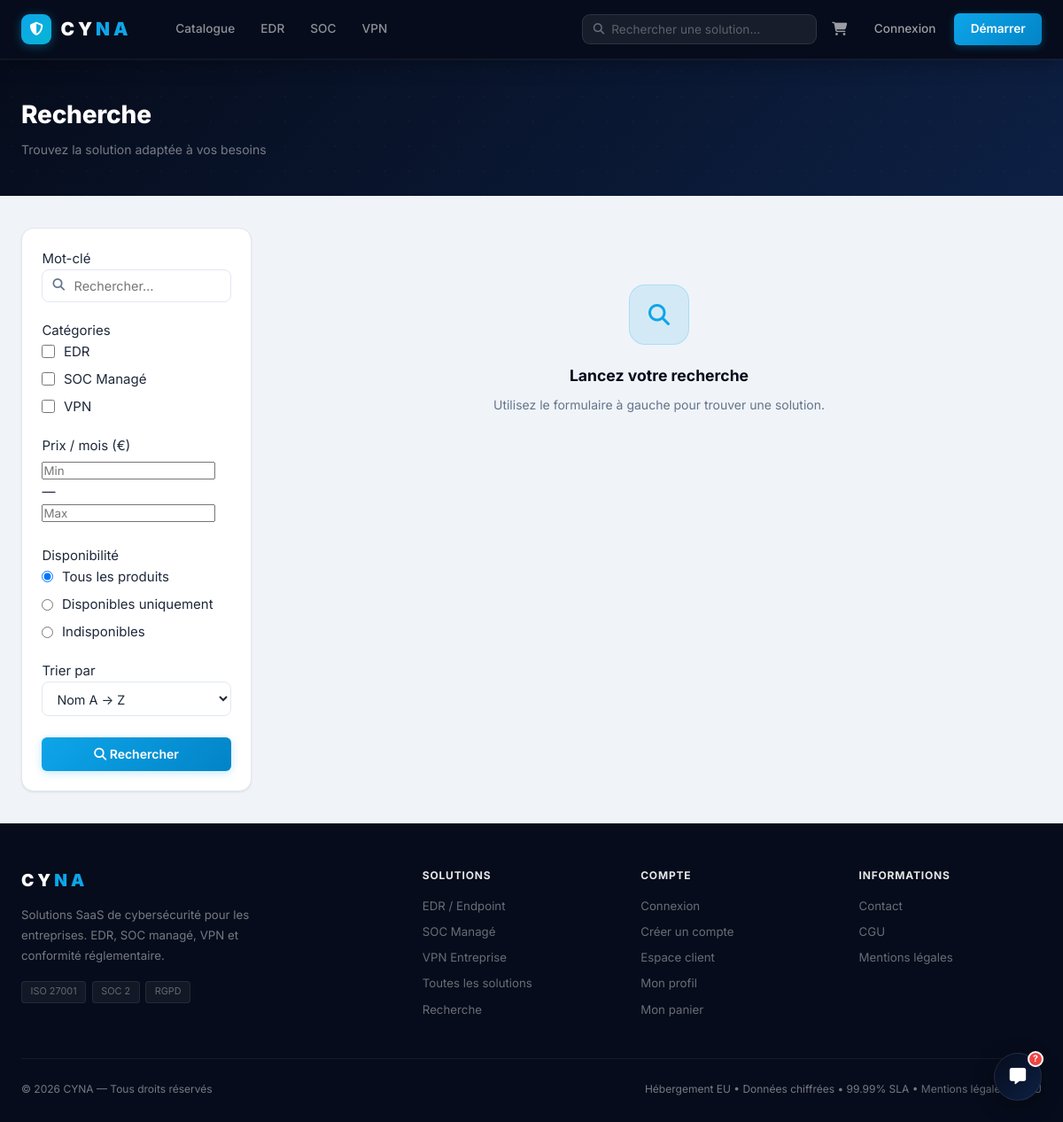
Before: /recherche.php with the older database file.
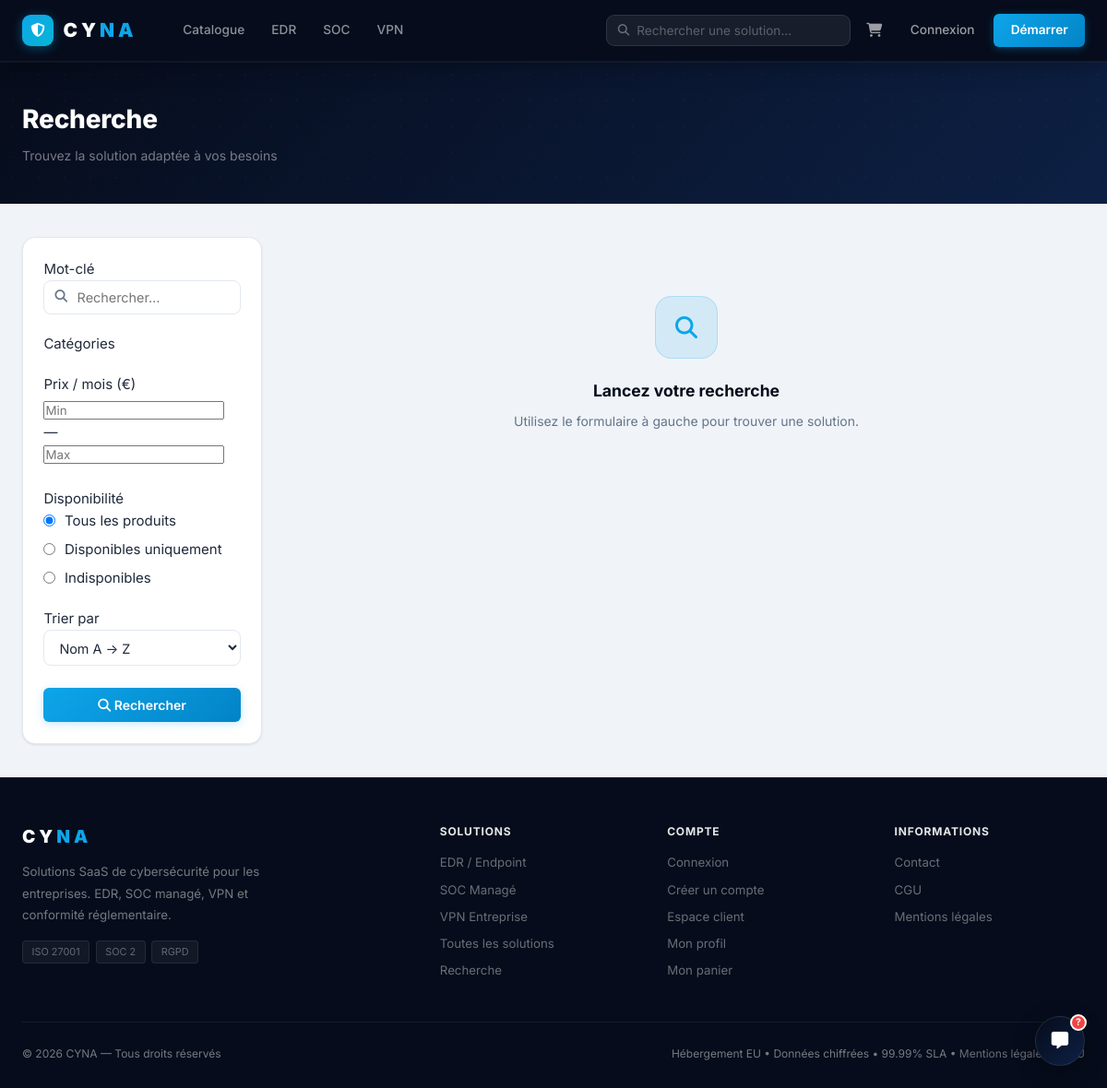
After: the same page with the newer database file.
### tables this page shows
CREATE TABLE `category` (
    `id`          INT           NOT NULL AUTO_INCREMENT,
    `name`        VARCHAR(100)  NOT NULL,
    `slug`        VARCHAR(100)  NOT NULL,
    `description` VARCHAR(300)  DEFAULT NULL,
    `image_url`   VARCHAR(255)  DEFAULT NULL,
    PRIMARY KEY (`id`),
    UNIQUE KEY `slug` (`slug`)
);

### includes/security.php (called while the page is built, shortened)
<?php
function escape(string $value): string {
    return htmlspecialchars($value, ENT_QUOTES, 'UTF-8');
}

### recherche.php (the view, shortened to what this page needs)
<?php
require_once __DIR__ . '/includes/security.php';
$db = getDB();
$q         = trim($_GET['q']         ?? '');
$cat_ids   = array_map('intval', (array)($_GET['cats'] ?? []));
$price_min = isset($_GET['price_min']) && $_GET['price_min'] !== '' ? (float)$_GET['price_min'] : null;
$price_max = isset($_GET['price_max']) && $_GET['price_max'] !== '' ? (float)$_GET['price_max'] : null;
$avail     = isset($_GET['available']) ? (int)$_GET['available'] : null;
$sort_map  = ['name_asc' => 'p.name ASC', 'price_asc' => 'p.price ASC', 'price_desc' => 'p.price DESC', 'avail' => 'p.is_available DESC, p.name ASC'];
$sort_key  = array_key_exists($_GET['sort'] ?? '', $sort_map) ? $_GET['sort'] : 'name_asc';
$order_sql = $sort_map[$sort_key];
$categories = $db->query('SELECT * FROM category ORDER BY name')->fetchAll();
$where  = ['1=1'];
$params = [];
$sql  = 'SELECT p.*, c.name AS category_name FROM product p JOIN category c ON p.category_id = c.id WHERE ' . implode(' AND ', $where) . ' ORDER BY ' . $order_sql;
$stmt = $db->prepare($sql);
$stmt->execute($params);
$results = $stmt->fetchAll();
require_once __DIR__ . '/includes/header.php';
?>
<div class="page-header">
    <div class="page-header-inner">
        <h1>Recherche</h1>
        <?php if ($q !== ''): ?>
            <p><?= count($results) ?> résultat<?= count($results) > 1 ? 's' : '' ?> pour « <?= escape($q) ?> »</p>
        <?php else: ?>
            <p>Trouvez la solution adaptée à vos besoins</p>
        <?php endif; ?>
    </div>
</div>
<div class="page-content">
    <div class="catalogue-layout">
        <aside class="filter-panel">
            <form method="GET" action="/cyna/recherche.php" id="search-filter-form">
                <div class="filter-group">
                    <label class="filter-label">Mot-clé</label>
                    <div style="position:relative;">
                        <i class="fa-solid fa-magnifying-glass" style="position:absolute; left:0.75rem; top:50%; transform:translateY(-50%); color:var(--text-muted); font-size:0.85rem;"></i>
                        <input type="search" name="q" value="<?= escape($q) ?>"
                               placeholder="Rechercher…"
                               style="width:100%; padding:0.55rem 0.75rem 0.55rem 2.2rem; background:var(--surface); border:1px solid var(--border); border-radius:8px; color:var(--text); font-size:0.9rem; box-sizing:border-box;">
                    </div>
                </div>
                <div class="filter-group">
                    <label class="filter-label">Catégories</label>
                    <?php foreach ($categories as $cat): ?>
                        <label class="filter-checkbox">
                            <input type="checkbox" name="cats[]" value="<?= $cat['id'] ?>"
                                   <?= in_array((int)$cat['id'], $cat_ids) ? 'checked' : '' ?>>
                            <?= escape($cat['name']) ?>
                        </label>
                    <?php endforeach; ?>
                </div>
                <div class="filter-group">
                    <label class="filter-label">Prix / mois (€)</label>
                    <div class="price-range-wrap">
                        <input type="number" name="price_min" id="priceMin"
                               value="<?= $price_min !== null ? $price_min : '' ?>"
                               min="0" step="1" placeholder="Min">
                        <span>—</span>
                        <input type="number" name="price_max" id="priceMax"
                               value="<?= $price_max !== null ? $price_max : '' ?>"
                               min="0" step="1" placeholder="Max">
                    </div>
                </div>
                <div class="filter-group">
                    <label class="filter-label">Disponibilité</label>
                    <label class="filter-checkbox">
                        <input type="radio" name="available" value="" <?= $avail === null ? 'checked' : '' ?>>
                        Tous les produits
                    </label>
                    <label class="filter-checkbox">
                        <input type="radio" name="available" value="1" <?= $avail === 1 ? 'checked' : '' ?>>
                        Disponibles uniquement
                    </label>
                    <label class="filter-checkbox">
                        <input type="radio" name="available" value="0" <?= $avail === 0 ? 'checked' : '' ?>>
                        Indisponibles
                    </label>
                </div>
                <div class="filter-group">
                    <label class="filter-label">Trier par</label>
                    <select name="sort" style="width:100%;padding:0.55rem 0.75rem;background:var(--surface);border:1px solid var(--border);border-radius:8px;color:var(--text);font-size:0.9rem;">
                        <option value="name_asc"   <?= $sort_key==='name_asc'   ? 'selected' : '' ?>>Nom A → Z</option>
                    </select>
                </div>
                <button type="submit" class="filter-apply-btn">
                    <i class="fa-solid fa-magnifying-glass"></i> Rechercher
                </button>
            </form>
        </aside>
        <div class="catalogue-results">
            <?php if ($q === '' && empty($cat_ids) && $price_min === null && $price_max === null && $avail === null): ?>
                <div class="empty-state" style="padding:4rem 2rem; text-align:center;">
                    <div class="empty-icon"><i class="fa-solid fa-magnifying-glass"></i></div>
                    <h3>Lancez votre recherche</h3>
                    <p>Utilisez le formulaire à gauche pour trouver une solution.</p>
                </div>
            <?php endif; ?>
        </div>
    </div>
</div>
<?php require_once __DIR__ . '/includes/footer.php'; ?>

### includes/header.php (shortened to what this page needs)
<!DOCTYPE html>
<html lang="fr">
<head>
    <link rel="stylesheet" href="/cyna/assets/css/fontawesome.min.css">
    <link rel="stylesheet" href="/cyna/assets/css/style.css?v=6">
</head>
<body class="<?= $extra_css ?? '' ?>">
<header>
    <div class="nav-inner">
        <a href="/cyna/" class="nav-logo">
            <div class="nav-logo-icon">
                <i class="fa-solid fa-shield-halved"></i>
            </div>
            <span class="nav-logo-text">CY<span>NA</span></span>
        </a>
        <nav>
            <a href="/cyna/catalogue.php" <?= (basename($_SERVER['PHP_SELF']) === 'catalogue.php') ? 'class="nav-active"' : '' ?>>Catalogue</a>
            <a href="/cyna/catalogue.php?cat=1">EDR</a>
            <a href="/cyna/catalogue.php?cat=2">SOC</a>
            <a href="/cyna/catalogue.php?cat=3">VPN</a>
        </nav>
        <form class="nav-search" action="/cyna/recherche.php" method="GET" role="search">
            <i class="fa-solid fa-magnifying-glass nav-search-icon"></i>
            <input type="search" name="q" placeholder="Rechercher une solution…"
                   value="<?= htmlspecialchars($_GET['q'] ?? '', ENT_QUOTES, 'UTF-8') ?>"
                   autocomplete="off">
        </form>
        <div class="nav-right">
            <a href="/cyna/panier.php" class="nav-icon-btn" title="Panier">
                <i class="fa-solid fa-cart-shopping"></i>
            </a>
            <?php if (isset($_SESSION['user_id'])): ?>
                <a href="/cyna/espace-client.php" class="nav-cta">
                    <i class="fa-solid fa-user"></i> Mon compte
                </a>
            <?php else: ?>
                <a href="/cyna/connexion.php" class="nav-link-login">Connexion</a>
                <a href="/cyna/inscription.php" class="nav-cta">Démarrer</a>
            <?php endif; ?>
        </div>
    </div>
</header>

### includes/footer.php (shortened to what this page needs)
<footer>
    <div class="footer-inner">
        <div class="footer-top">
            <div class="footer-brand">
                <span class="nav-logo-text" style="font-size:1.2rem;">CY<span>NA</span></span>
                <p>Solutions SaaS de cybersécurité pour les entreprises. EDR, SOC managé, VPN et conformité réglementaire.</p>
                <div class="footer-badges">
                    <span class="footer-badge">ISO 27001</span>
                    <span class="footer-badge">SOC 2</span>
                    <span class="footer-badge">RGPD</span>
                </div>
            </div>
            <div class="footer-col">
                <h4>Solutions</h4>
                <a href="/cyna/catalogue.php?cat=1">EDR / Endpoint</a>
                <a href="/cyna/catalogue.php?cat=2">SOC Managé</a>
                <a href="/cyna/catalogue.php?cat=3">VPN Entreprise</a>
                <a href="/cyna/catalogue.php">Toutes les solutions</a>
                <a href="/cyna/recherche.php">Recherche</a>
            </div>
            <div class="footer-col">
                <h4>Compte</h4>
                <a href="/cyna/connexion.php">Connexion</a>
                <a href="/cyna/inscription.php">Créer un compte</a>
                <a href="/cyna/espace-client.php">Espace client</a>
                <a href="/cyna/profil.php">Mon profil</a>
                <a href="/cyna/panier.php">Mon panier</a>
            </div>
            <div class="footer-col">
                <h4>Informations</h4>
                <a href="/cyna/contact.php">Contact</a>
                <a href="/cyna/cgu.php">CGU</a>
                <a href="/cyna/mentions-legales.php">Mentions légales</a>
            </div>
        </div>
        <div class="footer-bottom">
            <span>&copy; <?= date('Y') ?> CYNA — Tous droits réservés</span>
            <span>
                Hébergement EU &bull; Données chiffrées &bull; 99.99% SLA
                &bull; <a href="/cyna/mentions-legales.php" style="color:rgba(255,255,255,0.4);">Mentions légales</a>
                &bull; <a href="/cyna/cgu.php" style="color:rgba(255,255,255,0.4);">CGU</a>
            </span>
        </div>
    </div>
</footer>
<div class="chatbot-btn" id="chatbotBtn" title="Aide / FAQ" role="button" aria-label="Ouvrir l'aide">
    <i class="fa-solid fa-message"></i>
    <span class="chatbot-badge" id="chatbotBadge">?</span>
</div>
</body>
</html>

Changed rows visible on the page:
removed category: name "EDR"
removed category: name "SOC Managé"
removed category: name "VPN"
